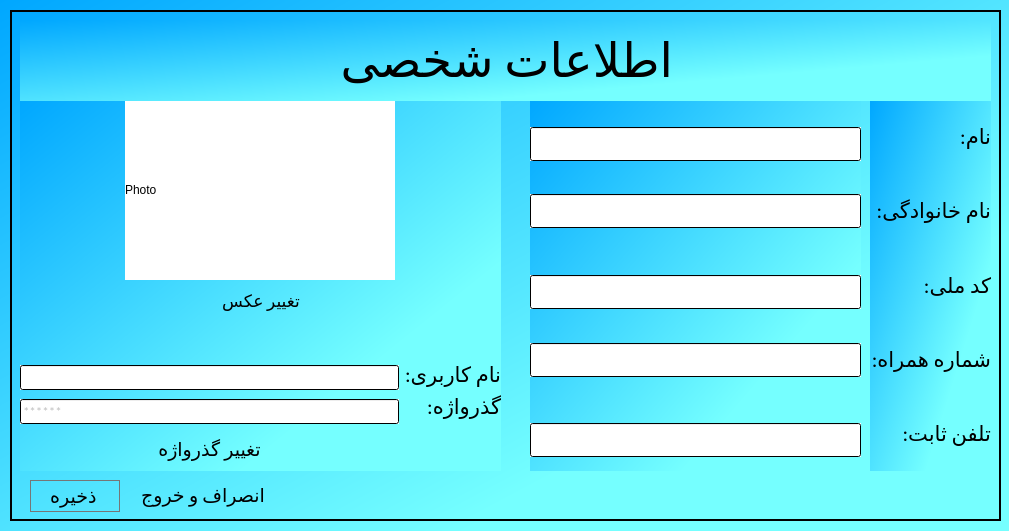
<?xml version="1.0" encoding="UTF-8"?>
<ui version="4.0">
 <class>bossprofile</class>
 <widget class="QDialog" name="bossprofile">
  <property name="geometry">
   <rect>
    <x>0</x>
    <y>0</y>
    <width>1009</width>
    <height>531</height>
   </rect>
  </property>
  <property name="windowTitle">
   <string>پروفایل</string>
  </property>
  <property name="windowIcon">
   <iconset>
    <normalon>:/files/icons8_change_48px.png</normalon>
   </iconset>
  </property>
  <property name="styleSheet">
   <string notr="true">background-color: qlineargradient(spread:pad, x1:0, y1:0, x2:0.739, y2:0.71, stop:0 rgba(0, 167, 255, 255), stop:1 rgba(117, 255, 255, 255));</string>
  </property>
  <widget class="QFrame" name="frame">
   <property name="geometry">
    <rect>
     <x>10</x>
     <y>10</y>
     <width>991</width>
     <height>511</height>
    </rect>
   </property>
   <property name="frameShape">
    <enum>QFrame::Box</enum>
   </property>
   <property name="frameShadow">
    <enum>QFrame::Plain</enum>
   </property>
   <property name="lineWidth">
    <number>2</number>
   </property>
   <widget class="QPushButton" name="save">
    <property name="geometry">
     <rect>
      <x>20</x>
      <y>470</y>
      <width>91</width>
      <height>33</height>
     </rect>
    </property>
    <property name="font">
     <font>
      <family>Calibri</family>
      <pointsize>14</pointsize>
     </font>
    </property>
    <property name="cursor">
     <cursorShape>PointingHandCursor</cursorShape>
    </property>
    <property name="text">
     <string>ذخیره </string>
    </property>
    <property name="icon">
     <iconset resource="resources.qrc">
      <normaloff>:/files/icons8_save_64px.png</normaloff>:/files/icons8_save_64px.png</iconset>
    </property>
    <property name="iconSize">
     <size>
      <width>25</width>
      <height>25</height>
     </size>
    </property>
    <property name="flat">
     <bool>true</bool>
    </property>
   </widget>
   <widget class="QWidget" name="layoutWidget">
    <property name="geometry">
     <rect>
      <x>10</x>
      <y>90</y>
      <width>481</width>
      <height>371</height>
     </rect>
    </property>
    <layout class="QVBoxLayout" name="verticalLayout_8">
     <item>
      <layout class="QVBoxLayout" name="verticalLayout_5">
       <item>
        <layout class="QHBoxLayout" name="horizontalLayout_4">
         <item>
          <layout class="QHBoxLayout" name="horizontalLayout_2">
           <item>
            <spacer name="horizontalSpacer">
             <property name="orientation">
              <enum>Qt::Horizontal</enum>
             </property>
             <property name="sizeType">
              <enum>QSizePolicy::Minimum</enum>
             </property>
             <property name="sizeHint" stdset="0">
              <size>
               <width>40</width>
               <height>20</height>
              </size>
             </property>
            </spacer>
           </item>
           <item>
            <widget class="QLabel" name="photo">
             <property name="sizePolicy">
              <sizepolicy hsizetype="Fixed" vsizetype="Fixed">
               <horstretch>0</horstretch>
               <verstretch>0</verstretch>
              </sizepolicy>
             </property>
             <property name="minimumSize">
              <size>
               <width>270</width>
               <height>180</height>
              </size>
             </property>
             <property name="maximumSize">
              <size>
               <width>250</width>
               <height>180</height>
              </size>
             </property>
             <property name="styleSheet">
              <string notr="true">background-color: qlineargradient(spread:pad, x1:0, y1:0, x2:0.006, y2:0.00568182, stop:0 rgba(255, 255, 255, 255));</string>
             </property>
             <property name="text">
              <string>Photo</string>
             </property>
            </widget>
           </item>
           <item>
            <spacer name="horizontalSpacer_2">
             <property name="orientation">
              <enum>Qt::Horizontal</enum>
             </property>
             <property name="sizeType">
              <enum>QSizePolicy::Minimum</enum>
             </property>
             <property name="sizeHint" stdset="0">
              <size>
               <width>40</width>
               <height>20</height>
              </size>
             </property>
            </spacer>
           </item>
          </layout>
         </item>
        </layout>
       </item>
       <item>
        <layout class="QHBoxLayout" name="horizontalLayout_9">
         <item>
          <spacer name="horizontalSpacer_4">
           <property name="orientation">
            <enum>Qt::Horizontal</enum>
           </property>
           <property name="sizeHint" stdset="0">
            <size>
             <width>40</width>
             <height>20</height>
            </size>
           </property>
          </spacer>
         </item>
         <item>
          <widget class="QPushButton" name="pic_change">
           <property name="font">
            <font>
             <family>Calibri</family>
             <pointsize>13</pointsize>
            </font>
           </property>
           <property name="cursor">
            <cursorShape>PointingHandCursor</cursorShape>
           </property>
           <property name="text">
            <string>تغییر عکس</string>
           </property>
           <property name="icon">
            <iconset resource="resources.qrc">
             <normaloff>:/files/icons8_picture_80px.png</normaloff>:/files/icons8_picture_80px.png</iconset>
           </property>
           <property name="iconSize">
            <size>
             <width>24</width>
             <height>24</height>
            </size>
           </property>
           <property name="flat">
            <bool>true</bool>
           </property>
          </widget>
         </item>
         <item>
          <spacer name="horizontalSpacer_5">
           <property name="orientation">
            <enum>Qt::Horizontal</enum>
           </property>
           <property name="sizeHint" stdset="0">
            <size>
             <width>40</width>
             <height>20</height>
            </size>
           </property>
          </spacer>
         </item>
        </layout>
       </item>
       <item>
        <spacer name="verticalSpacer_2">
         <property name="orientation">
          <enum>Qt::Vertical</enum>
         </property>
         <property name="sizeHint" stdset="0">
          <size>
           <width>20</width>
           <height>40</height>
          </size>
         </property>
        </spacer>
       </item>
      </layout>
     </item>
     <item>
      <layout class="QHBoxLayout" name="horizontalLayout_5">
       <item>
        <layout class="QVBoxLayout" name="verticalLayout_4">
         <item>
          <widget class="QLineEdit" name="Uname">
           <property name="font">
            <font>
             <family>Calibri</family>
             <pointsize>10</pointsize>
            </font>
           </property>
           <property name="styleSheet">
            <string notr="true">background-color: qlineargradient(spread:pad, x1:0, y1:0, x2:0.006, y2:0.00568182, stop:0 rgba(255, 255, 255, 255));</string>
           </property>
           <property name="echoMode">
            <enum>QLineEdit::Normal</enum>
           </property>
          </widget>
         </item>
         <item>
          <widget class="QLineEdit" name="pass_input">
           <property name="enabled">
            <bool>false</bool>
           </property>
           <property name="font">
            <font>
             <family>Calibri</family>
             <pointsize>10</pointsize>
            </font>
           </property>
           <property name="styleSheet">
            <string notr="true">background-color: qlineargradient(spread:pad, x1:0, y1:0, x2:0.006, y2:0.00568182, stop:0 rgba(255, 255, 255, 255));</string>
           </property>
           <property name="text">
            <string>******</string>
           </property>
          </widget>
         </item>
         <item>
          <layout class="QHBoxLayout" name="horizontalLayout_3">
           <item>
            <widget class="QPushButton" name="Chenge_pass">
             <property name="font">
              <font>
               <family>Calibri</family>
               <pointsize>14</pointsize>
              </font>
             </property>
             <property name="cursor">
              <cursorShape>PointingHandCursor</cursorShape>
             </property>
             <property name="styleSheet">
              <string notr="true"/>
             </property>
             <property name="text">
              <string>تغییر گذرواژه</string>
             </property>
             <property name="icon">
              <iconset resource="resources.qrc">
               <normaloff>:/files/icons8_password_48px.png</normaloff>:/files/icons8_password_48px.png</iconset>
             </property>
             <property name="iconSize">
              <size>
               <width>25</width>
               <height>25</height>
              </size>
             </property>
             <property name="flat">
              <bool>true</bool>
             </property>
            </widget>
           </item>
          </layout>
         </item>
        </layout>
       </item>
       <item>
        <layout class="QVBoxLayout" name="verticalLayout_7">
         <item>
          <widget class="QLabel" name="UserName">
           <property name="font">
            <font>
             <family>Calibri</family>
             <pointsize>16</pointsize>
            </font>
           </property>
           <property name="styleSheet">
            <string notr="true">background-color: qlineargradient(spread:pad, x1:0, y1:0, x2:1, y2:1, stop:0 rgba(0, 0, 0, 0), stop:1 rgba(255, 255, 255, 0));</string>
           </property>
           <property name="text">
            <string>نام کاربری:</string>
           </property>
          </widget>
         </item>
         <item>
          <widget class="QLabel" name="pass">
           <property name="font">
            <font>
             <family>Calibri</family>
             <pointsize>16</pointsize>
            </font>
           </property>
           <property name="styleSheet">
            <string notr="true">background-color: qlineargradient(spread:pad, x1:0, y1:0, x2:1, y2:1, stop:0 rgba(0, 0, 0, 0), stop:1 rgba(255, 255, 255, 0));</string>
           </property>
           <property name="text">
            <string>گذرواژه:</string>
           </property>
          </widget>
         </item>
         <item>
          <spacer name="verticalSpacer">
           <property name="orientation">
            <enum>Qt::Vertical</enum>
           </property>
           <property name="sizeHint" stdset="0">
            <size>
             <width>20</width>
             <height>40</height>
            </size>
           </property>
          </spacer>
         </item>
        </layout>
       </item>
      </layout>
     </item>
    </layout>
   </widget>
   <widget class="QPushButton" name="Exit">
    <property name="geometry">
     <rect>
      <x>120</x>
      <y>470</y>
      <width>146</width>
      <height>31</height>
     </rect>
    </property>
    <property name="font">
     <font>
      <family>Calibri</family>
      <pointsize>14</pointsize>
     </font>
    </property>
    <property name="cursor">
     <cursorShape>PointingHandCursor</cursorShape>
    </property>
    <property name="text">
     <string>انصراف و خروج</string>
    </property>
    <property name="icon">
     <iconset resource="resources.qrc">
      <normaloff>:/files/icons8_no_entry_64px.png</normaloff>:/files/icons8_no_entry_64px.png</iconset>
    </property>
    <property name="iconSize">
     <size>
      <width>20</width>
      <height>20</height>
     </size>
    </property>
    <property name="flat">
     <bool>true</bool>
    </property>
   </widget>
   <widget class="QWidget" name="layoutWidget">
    <property name="geometry">
     <rect>
      <x>520</x>
      <y>90</y>
      <width>331</width>
      <height>371</height>
     </rect>
    </property>
    <layout class="QVBoxLayout" name="verticalLayout_3">
     <item>
      <spacer name="verticalSpacer_11">
       <property name="orientation">
        <enum>Qt::Vertical</enum>
       </property>
       <property name="sizeHint" stdset="0">
        <size>
         <width>20</width>
         <height>40</height>
        </size>
       </property>
      </spacer>
     </item>
     <item>
      <spacer name="verticalSpacer_18">
       <property name="orientation">
        <enum>Qt::Vertical</enum>
       </property>
       <property name="sizeHint" stdset="0">
        <size>
         <width>20</width>
         <height>40</height>
        </size>
       </property>
      </spacer>
     </item>
     <item>
      <widget class="QLineEdit" name="name_input">
       <property name="font">
        <font>
         <family>Calibri</family>
         <pointsize>16</pointsize>
        </font>
       </property>
       <property name="tabletTracking">
        <bool>false</bool>
       </property>
       <property name="styleSheet">
        <string notr="true">background-color: qlineargradient(spread:pad, x1:0, y1:0, x2:0.006, y2:0.00568182, stop:0 rgba(255, 255, 255, 255));</string>
       </property>
      </widget>
     </item>
     <item>
      <spacer name="verticalSpacer_16">
       <property name="orientation">
        <enum>Qt::Vertical</enum>
       </property>
       <property name="sizeHint" stdset="0">
        <size>
         <width>20</width>
         <height>40</height>
        </size>
       </property>
      </spacer>
     </item>
     <item>
      <spacer name="verticalSpacer_9">
       <property name="orientation">
        <enum>Qt::Vertical</enum>
       </property>
       <property name="sizeHint" stdset="0">
        <size>
         <width>20</width>
         <height>40</height>
        </size>
       </property>
      </spacer>
     </item>
     <item>
      <widget class="QLineEdit" name="family_input">
       <property name="font">
        <font>
         <family>Calibri</family>
         <pointsize>16</pointsize>
        </font>
       </property>
       <property name="styleSheet">
        <string notr="true">background-color: qlineargradient(spread:pad, x1:0, y1:0, x2:0.006, y2:0.00568182, stop:0 rgba(255, 255, 255, 255));</string>
       </property>
      </widget>
     </item>
     <item>
      <spacer name="verticalSpacer_14">
       <property name="orientation">
        <enum>Qt::Vertical</enum>
       </property>
       <property name="sizeHint" stdset="0">
        <size>
         <width>20</width>
         <height>40</height>
        </size>
       </property>
      </spacer>
     </item>
     <item>
      <spacer name="verticalSpacer_12">
       <property name="orientation">
        <enum>Qt::Vertical</enum>
       </property>
       <property name="sizeHint" stdset="0">
        <size>
         <width>20</width>
         <height>40</height>
        </size>
       </property>
      </spacer>
     </item>
     <item>
      <spacer name="verticalSpacer_8">
       <property name="orientation">
        <enum>Qt::Vertical</enum>
       </property>
       <property name="sizeHint" stdset="0">
        <size>
         <width>20</width>
         <height>40</height>
        </size>
       </property>
      </spacer>
     </item>
     <item>
      <widget class="QLineEdit" name="ID_input">
       <property name="font">
        <font>
         <family>Calibri</family>
         <pointsize>16</pointsize>
        </font>
       </property>
       <property name="styleSheet">
        <string notr="true">background-color: qlineargradient(spread:pad, x1:0, y1:0, x2:0.006, y2:0.00568182, stop:0 rgba(255, 255, 255, 255));</string>
       </property>
      </widget>
     </item>
     <item>
      <spacer name="verticalSpacer_13">
       <property name="orientation">
        <enum>Qt::Vertical</enum>
       </property>
       <property name="sizeHint" stdset="0">
        <size>
         <width>20</width>
         <height>40</height>
        </size>
       </property>
      </spacer>
     </item>
     <item>
      <spacer name="verticalSpacer_7">
       <property name="orientation">
        <enum>Qt::Vertical</enum>
       </property>
       <property name="sizeHint" stdset="0">
        <size>
         <width>20</width>
         <height>40</height>
        </size>
       </property>
      </spacer>
     </item>
     <item>
      <widget class="QLineEdit" name="Tell_number_input">
       <property name="font">
        <font>
         <family>Calibri</family>
         <pointsize>16</pointsize>
        </font>
       </property>
       <property name="styleSheet">
        <string notr="true">background-color: qlineargradient(spread:pad, x1:0, y1:0, x2:0.006, y2:0.00568182, stop:0 rgba(255, 255, 255, 255));</string>
       </property>
      </widget>
     </item>
     <item>
      <spacer name="verticalSpacer_17">
       <property name="orientation">
        <enum>Qt::Vertical</enum>
       </property>
       <property name="sizeHint" stdset="0">
        <size>
         <width>20</width>
         <height>40</height>
        </size>
       </property>
      </spacer>
     </item>
     <item>
      <spacer name="verticalSpacer_15">
       <property name="orientation">
        <enum>Qt::Vertical</enum>
       </property>
       <property name="sizeHint" stdset="0">
        <size>
         <width>20</width>
         <height>40</height>
        </size>
       </property>
      </spacer>
     </item>
     <item>
      <spacer name="verticalSpacer_6">
       <property name="orientation">
        <enum>Qt::Vertical</enum>
       </property>
       <property name="sizeHint" stdset="0">
        <size>
         <width>20</width>
         <height>40</height>
        </size>
       </property>
      </spacer>
     </item>
     <item>
      <widget class="QLineEdit" name="Tell_number2_input">
       <property name="font">
        <font>
         <family>Calibri</family>
         <pointsize>16</pointsize>
        </font>
       </property>
       <property name="styleSheet">
        <string notr="true">background-color: qlineargradient(spread:pad, x1:0, y1:0, x2:0.006, y2:0.00568182, stop:0 rgba(255, 255, 255, 255));</string>
       </property>
      </widget>
     </item>
     <item>
      <spacer name="verticalSpacer_10">
       <property name="orientation">
        <enum>Qt::Vertical</enum>
       </property>
       <property name="sizeHint" stdset="0">
        <size>
         <width>20</width>
         <height>40</height>
        </size>
       </property>
      </spacer>
     </item>
    </layout>
   </widget>
   <widget class="QWidget" name="layoutWidget">
    <property name="geometry">
     <rect>
      <x>860</x>
      <y>90</y>
      <width>121</width>
      <height>371</height>
     </rect>
    </property>
    <layout class="QVBoxLayout" name="verticalLayout_2">
     <property name="spacing">
      <number>0</number>
     </property>
     <item>
      <widget class="QLabel" name="name">
       <property name="font">
        <font>
         <family>Calibri</family>
         <pointsize>16</pointsize>
        </font>
       </property>
       <property name="styleSheet">
        <string notr="true">background-color: qlineargradient(spread:pad, x1:0, y1:0, x2:1, y2:1, stop:0 rgba(0, 0, 0, 0), stop:1 rgba(255, 255, 255, 0));</string>
       </property>
       <property name="text">
        <string>نام:</string>
       </property>
      </widget>
     </item>
     <item>
      <widget class="QLabel" name="family">
       <property name="font">
        <font>
         <family>Calibri</family>
         <pointsize>16</pointsize>
        </font>
       </property>
       <property name="styleSheet">
        <string notr="true">background-color: qlineargradient(spread:pad, x1:0, y1:0, x2:1, y2:1, stop:0 rgba(0, 0, 0, 0), stop:1 rgba(255, 255, 255, 0));</string>
       </property>
       <property name="text">
        <string>نام خانوادگی:</string>
       </property>
      </widget>
     </item>
     <item>
      <widget class="QLabel" name="ID">
       <property name="font">
        <font>
         <family>Calibri</family>
         <pointsize>16</pointsize>
        </font>
       </property>
       <property name="styleSheet">
        <string notr="true">background-color: qlineargradient(spread:pad, x1:0, y1:0, x2:1, y2:1, stop:0 rgba(0, 0, 0, 0), stop:1 rgba(255, 255, 255, 0));</string>
       </property>
       <property name="text">
        <string>کد ملی:</string>
       </property>
      </widget>
     </item>
     <item>
      <widget class="QLabel" name="Tell_number">
       <property name="font">
        <font>
         <family>Calibri</family>
         <pointsize>16</pointsize>
        </font>
       </property>
       <property name="styleSheet">
        <string notr="true">background-color: qlineargradient(spread:pad, x1:0, y1:0, x2:1, y2:1, stop:0 rgba(0, 0, 0, 0), stop:1 rgba(255, 255, 255, 0));</string>
       </property>
       <property name="text">
        <string>شماره همراه:</string>
       </property>
      </widget>
     </item>
     <item>
      <widget class="QLabel" name="Tell_number2">
       <property name="font">
        <font>
         <family>Calibri</family>
         <pointsize>16</pointsize>
        </font>
       </property>
       <property name="styleSheet">
        <string notr="true">background-color: qlineargradient(spread:pad, x1:0, y1:0, x2:1, y2:1, stop:0 rgba(0, 0, 0, 0), stop:1 rgba(255, 255, 255, 0));</string>
       </property>
       <property name="text">
        <string>تلفن ثابت:</string>
       </property>
      </widget>
     </item>
    </layout>
   </widget>
   <widget class="QWidget" name="horizontalLayoutWidget">
    <property name="geometry">
     <rect>
      <x>10</x>
      <y>10</y>
      <width>971</width>
      <height>81</height>
     </rect>
    </property>
    <layout class="QHBoxLayout" name="horizontalLayout">
     <item>
      <spacer name="horizontalSpacer_6">
       <property name="orientation">
        <enum>Qt::Horizontal</enum>
       </property>
       <property name="sizeHint" stdset="0">
        <size>
         <width>40</width>
         <height>20</height>
        </size>
       </property>
      </spacer>
     </item>
     <item>
      <widget class="QLabel" name="Personalinformation">
       <property name="font">
        <font>
         <family>Calibri</family>
         <pointsize>36</pointsize>
        </font>
       </property>
       <property name="styleSheet">
        <string notr="true">background-color: qlineargradient(spread:pad, x1:0, y1:0, x2:1, y2:1, stop:0 rgba(0, 0, 0, 0), stop:1 rgba(255, 255, 255, 0));</string>
       </property>
       <property name="text">
        <string>اطلاعات شخصی</string>
       </property>
      </widget>
     </item>
     <item>
      <spacer name="horizontalSpacer_3">
       <property name="orientation">
        <enum>Qt::Horizontal</enum>
       </property>
       <property name="sizeHint" stdset="0">
        <size>
         <width>40</width>
         <height>20</height>
        </size>
       </property>
      </spacer>
     </item>
    </layout>
   </widget>
  </widget>
 </widget>
 <resources>
  <include location="resources.qrc"/>
 </resources>
 <connections/>
</ui>
